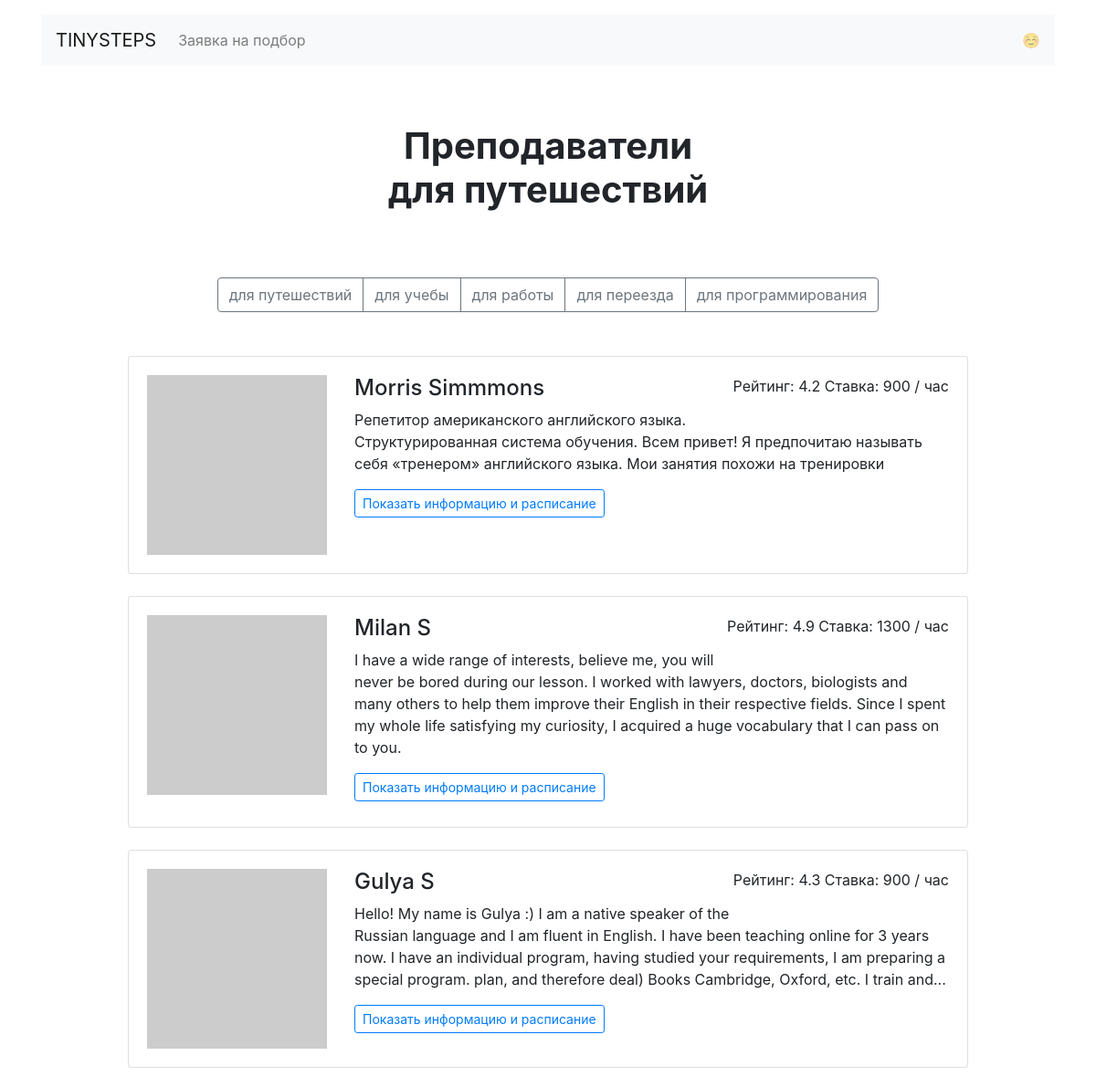
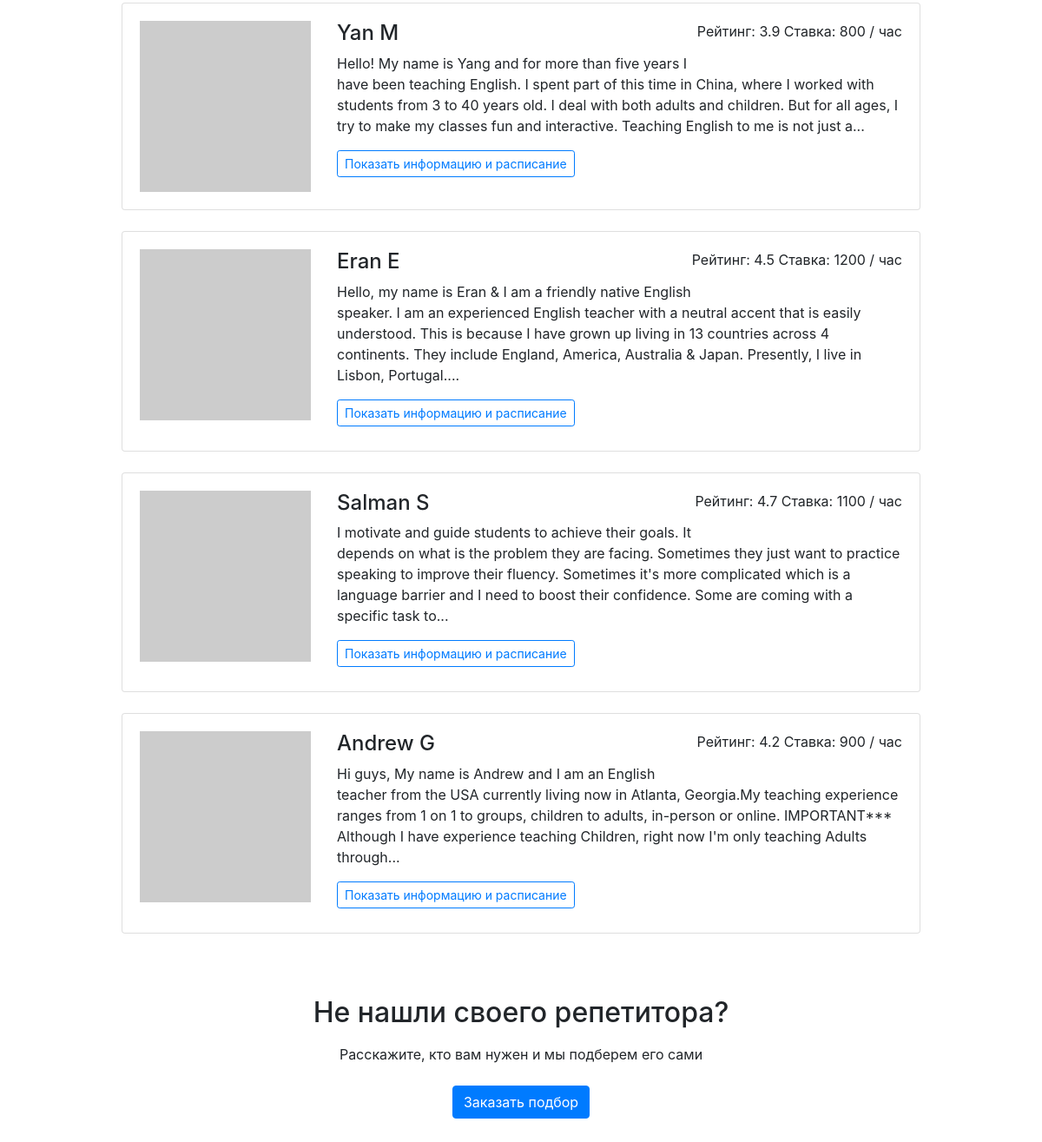
Page /goals/travel/ on the committed database (2 pictures, top to bottom).
### app.py (models this page shows)
class Teachers(db.Model):
    __tablename__ = "teachers"
    id = db.Column(db.Integer, primary_key=True)
    name = db.Column(db.String, nullable=False)
    about = db.Column(db.String)
    rating = db.Column(db.Float, nullable=False)
    picture = db.Column(db.String, nullable=False)
    price = db.Column(db.Integer, nullable=False)
    gender = db.Column(db.Boolean, nullable=False)
    travel = db.Column(db.Boolean, nullable=False)
    study = db.Column(db.Boolean, nullable=False)
    work = db.Column(db.Boolean, nullable=False)
    program = db.Column(db.Boolean, nullable=False)
    relocate = db.Column(db.Boolean, nullable=False)
    book = db.relationship("Booking")

### app.py (the view)
@app.route('/goals/<goal>/')
def render_goals_page(goal):
    teacher = db.session.query(Teachers).all()
    if goal == 'travel':
        teacher = db.session.query(Teachers).filter(Teachers.travel == True).all()
    elif goal == 'study':
        teacher = db.session.query(Teachers).filter(Teachers.study == True).all()
    elif goal == 'work':
        teacher = db.session.query(Teachers).filter(Teachers.work == True).all()
    elif goal == 'program':
        teacher = db.session.query(Teachers).filter(Teachers.program == True).all()
    return render_template('goal.html', teachers=teacher, goal=goal, goals=goals)

### templates/goal.html
{% extends 'base.html' %}
{% block container %}
<main class="container mt-3">
  <h1 class="h1 text-center w-50 mx-auto mt-1 py-5 mb-4"><strong>Преподаватели <br> {{ goals[goal] }}</strong></h1>
  <div class="text-center mb-5">
    <div class="btn-group mx-auto mb-0" role="group" aria-label="Basic example">
      {% for item in goals %}
        <a href="{{ url_for('render_goals_page', goal=item) }}" class="btn btn-outline-secondary">{{ goals[item] }}</a>
      {% endfor %}
    </div>
  </div>
  <div class="row">
    <div class="col-12 col-lg-10 offset-lg-1 m-auto">
    {% for teach in teachers %}
      <div class="card mb-4">
        <div class="card-body">
          <div class="row">
            <div class="col-3"><img src="{{ teach.picture }}" class="img-fluid" alt=""></div>
            <div class="col-9">
              <p class="float-right">Рейтинг: {{ teach.rating }} Ставка: {{ teach.price }} / час</p>
              <h2 class="h4">{{ teach.name }}</h2>
              <p>{{ teach.about|truncate(320) }}</p>
              <a href="{{ url_for('render_profiles_page', id_teacher=teach.id) }}" class="btn btn-outline-primary btn-sm mr-3 mb-2">Показать информацию и расписание</a>
            </div>
          </div>
        </div>
      </div>
    {% endfor %}
    </div>
  </div>
  <h2 class="text-center mt-5 mb-3">Не нашли своего репетитора?</h2>
  <p class="text-center mb-4">Расскажите, кто вам нужен и мы подберем его сами</p>
  <div class="text-center pb-5">
      <a href="{{ url_for('render_request_page') }}" class="btn btn-primary">Заказать подбор</a>
  </div>
</main>
{% endblock %}

### templates/base.html (shortened to what this page needs)
<!DOCTYPE html>
<html lang="ru">
<head>
  <link rel="stylesheet" href="https://stackpath.bootstrapcdn.com/bootstrap/4.3.1/css/bootstrap.min.css">
</head>
<body>
  <header class="container mt-3">
    <nav class="navbar navbar-expand-lg navbar-light bg-light">
      <a class="navbar-brand" href="{{ url_for('render_main') }}">TINYSTEPS</a>
      <div class="collapse navbar-collapse" id="navbarNav">
        <ul class="navbar-nav">
          <li class="nav-item">
            <a class="nav-link" href="{{ url_for('render_request_page') }}">Заявка на подбор</a>
          </li>
        </ul>
      </div>
      <span class="navbar-text d-sm-none d-lg-block">
        ☺️
      </span>
    </nav>
  </header>
  {% block container %} {% endblock %}
</body>
</html>

### templates/base.html (style rules this page uses)
li { list-style-type: none; }
ul { padding-left: 0; }

### rows in the picture
Teachers: rating "4.2", price "900", name "Morris Simmmons", about "Репетитор американского английского языка. Структурированная система обучения. Всем привет! Я предпочитаю называть себя «тренером» английского языка. Мои занятия похожи на тренировки"
Teachers: rating "4.9", price "1300", name "Milan S", about "I have a wide range of interests, believe me, you will never be bored during our lesson. I worked with lawyers, doctors, biologists and many others to help them improve their English in their respective fields. Since I spent my whole life satisfying my curiosity, I acquired a huge vocabulary that I can pass on to you."
Teachers: rating "4.3", price "900", name "Gulya S", about "Hello! My name is Gulya :) I am a native speaker of the Russian language and I am fluent in English. I have been teaching online for 3 years now. I have an individual program, having studied your requirements, I am preparing a special program. plan, and therefore deal) Books Cambridge, Oxford, etc. I train and..."
Teachers: rating "3.9", price "800", name "Yan M", about "Hello! My name is Yang and for more than five years I have been teaching English. I spent part of this time in China, where I worked with students from 3 to 40 years old. I deal with both adults and children. But for all ages, I try to make my classes fun and interactive. Teaching English to me is not just a..."
Teachers: rating "4.5", price "1200", name "Eran E", about "Hello, my name is Eran & I am a friendly native English speaker. I am an experienced English teacher with a neutral accent that is easily understood. This is because I have grown up living in 13 countries across 4 continents. They include England, America, Australia & Japan. Presently, I live in Lisbon, Portugal...."
Teachers: rating "4.7", price "1100", name "Salman S", about "I motivate and guide students to achieve their goals. It depends on what is the problem they are facing. Sometimes they just want to practice speaking to improve their fluency. Sometimes it's more complicated which is a language barrier and I need to boost their confidence. Some are coming with a specific task to..."
Teachers: rating "4.2", price "900", name "Andrew G", about "Hi guys, My name is Andrew and I am an English teacher from the USA currently living now in Atlanta, Georgia.My teaching experience ranges from 1 on 1 to groups, children to adults, in-person or online. IMPORTANT*** Although I have experience teaching Children, right now I'm only teaching Adults through..."

### other values in the picture
{{ goals[goal] }} "для путешествий"
{{ goals[item] }} "для путешествий" "для учебы" "для работы" "для переезда" "для программирования"
